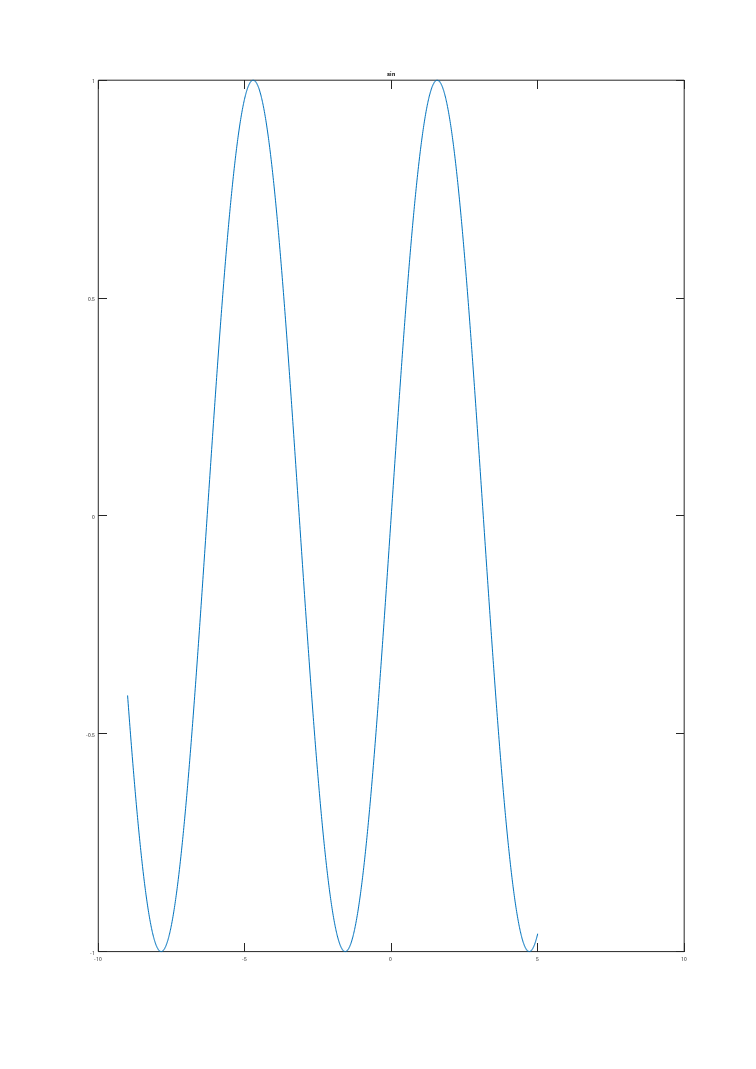
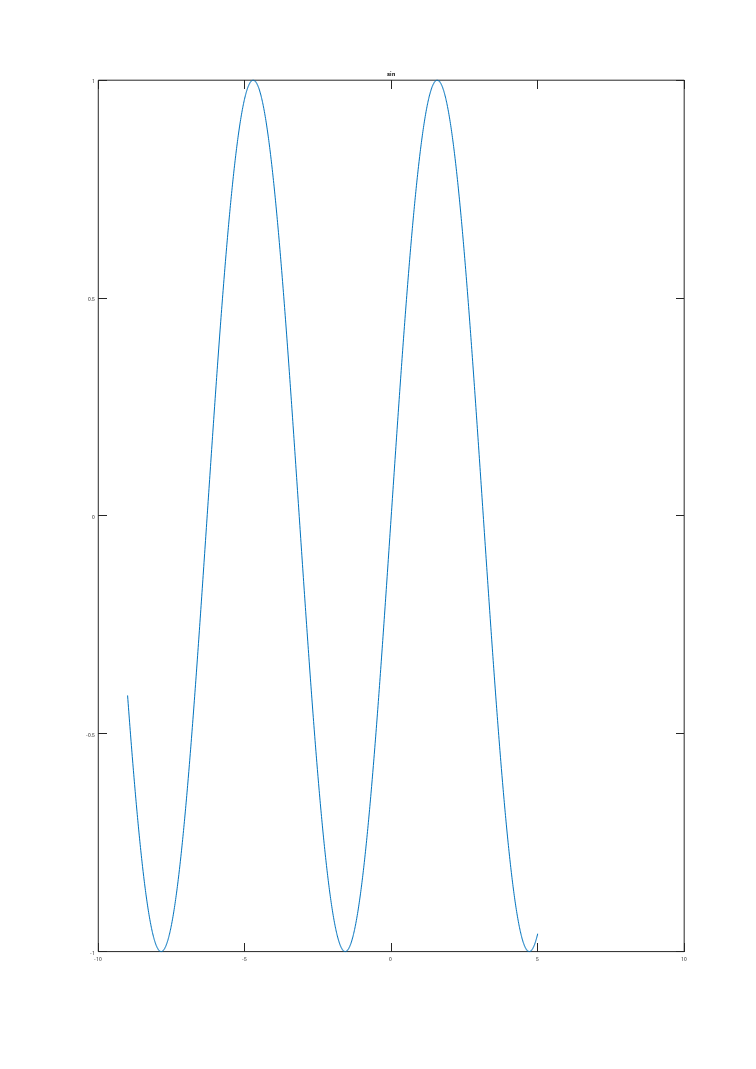
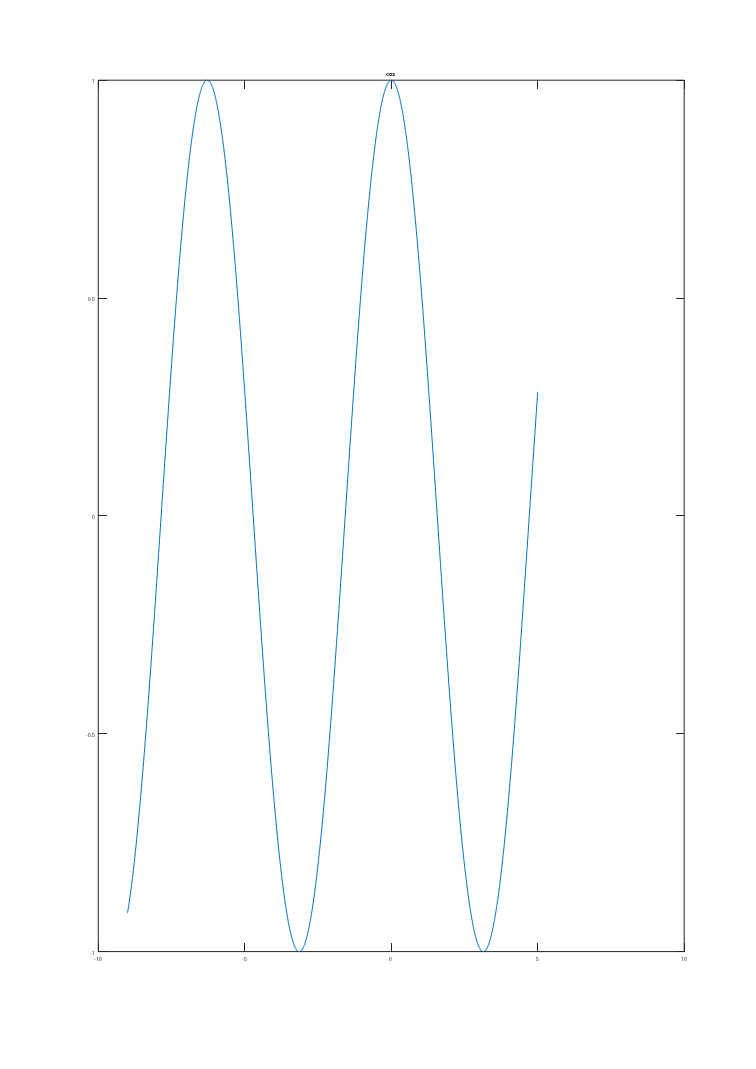
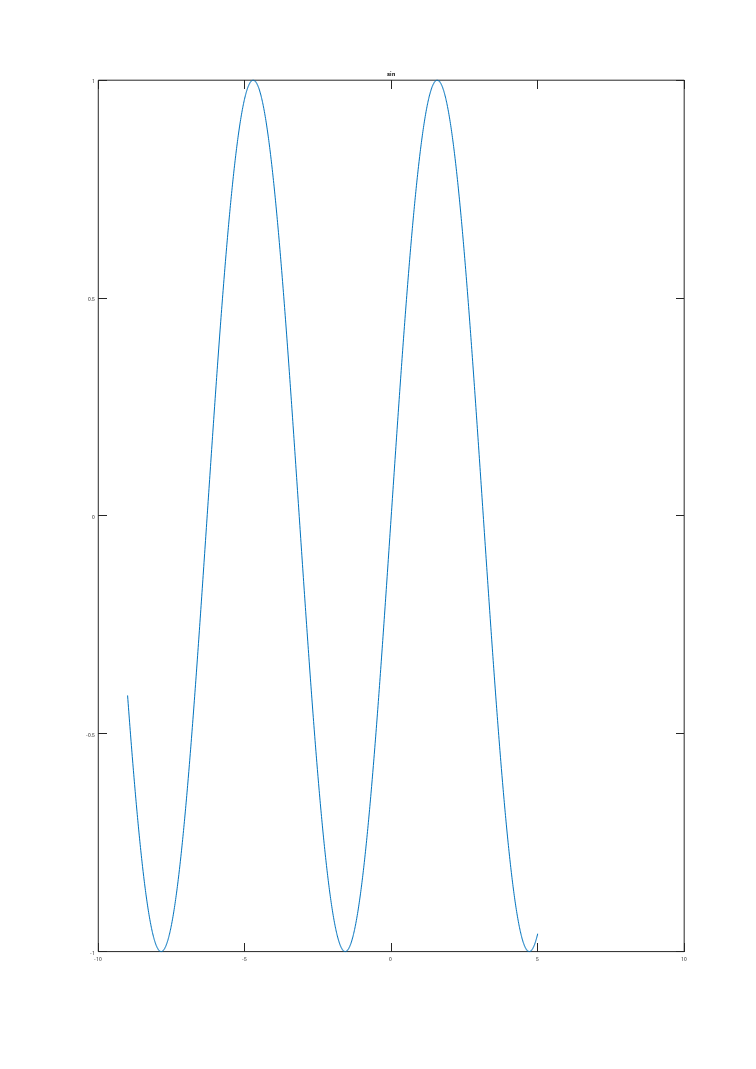

MATLAB code to generate these figures, in order:
clear
close all
rng('default')

r1 = randi(10);
disp(r1)

r2 = randi(10);
disp(r2)

t = -1*r1:0.01:r2;
y1 = sin(t);
fig = figure;
set(fig, 'PaperSize', [21 29.7]);
set(fig, 'PaperPosition', [0 0 21 29.7]);
plot(t,y1)
title('sin')
print(fig, 'myfigure1.png', '-dpng');
exportgraphics(fig,'myfigure1.pdf','ContentType','vector')


y2 = cos(t);
fig2 = figure;
set(fig2, 'PaperSize', [21 29.7]);
set(fig2, 'PaperPosition', [0 0 21 29.7]);
plot(t,y2)
title('cos')
print(fig2, 'myfigure2.png', '-dpng');
exportgraphics(fig,'myfigure2.pdf','ContentType','vector')


fig3 = figure;
set(fig3, 'PaperSize', [21 29.7]);
set(fig3, 'PaperPosition', [0 0 21 29.7]);
plot(t,y1,t,y2)
title('SinCos')
print(fig3, 'myfigure3.png', '-dpng');
exportgraphics(fig,'myfigure3.pdf','ContentType','vector')
